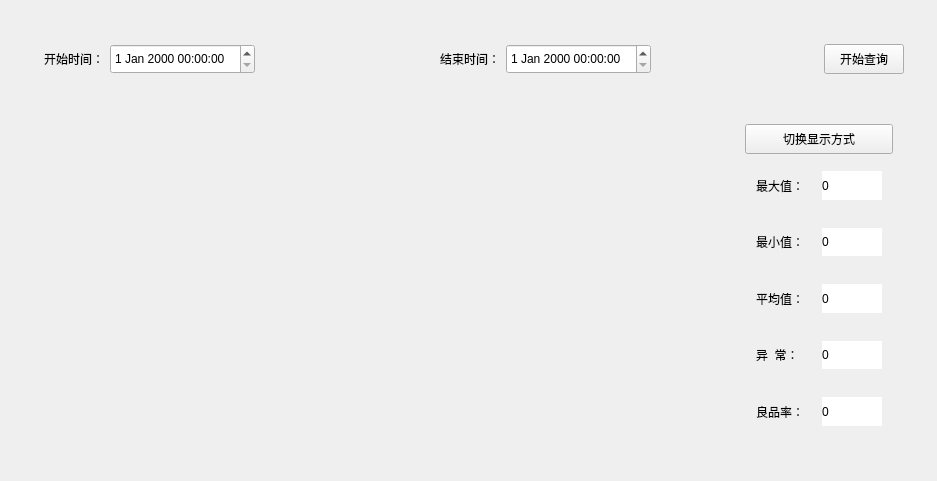
<?xml version="1.0" encoding="UTF-8"?>
<ui version="4.0">
 <class>HistoricalQueryMainWindow</class>
 <widget class="QMainWindow" name="HistoricalQueryMainWindow">
  <property name="geometry">
   <rect>
    <x>0</x>
    <y>0</y>
    <width>937</width>
    <height>481</height>
   </rect>
  </property>
  <property name="windowTitle">
   <string>历史查询分析</string>
  </property>
  <widget class="QWidget" name="centralWidget">
   <layout class="QGridLayout" name="gridLayout_2">
    <item row="0" column="0">
     <widget class="QWidget" name="widget" native="true">
      <layout class="QGridLayout" name="gridLayout">
       <item row="0" column="0">
        <widget class="QWidget" name="time_widget" native="true">
         <layout class="QHBoxLayout" name="horizontalLayout_3">
          <item>
           <widget class="QWidget" name="begin_widget" native="true">
            <layout class="QHBoxLayout" name="horizontalLayout">
             <item>
              <widget class="QLabel" name="begin_label">
               <property name="text">
                <string>开始时间：</string>
               </property>
              </widget>
             </item>
             <item>
              <widget class="QDateTimeEdit" name="begin_dateTimeEdit">
               <property name="minimumSize">
                <size>
                 <width>0</width>
                 <height>30</height>
                </size>
               </property>
              </widget>
             </item>
            </layout>
           </widget>
          </item>
          <item>
           <spacer name="horizontalSpacer">
            <property name="orientation">
             <enum>Qt::Horizontal</enum>
            </property>
            <property name="sizeHint" stdset="0">
             <size>
              <width>26</width>
              <height>20</height>
             </size>
            </property>
           </spacer>
          </item>
          <item>
           <widget class="QWidget" name="end_widget" native="true">
            <layout class="QHBoxLayout" name="horizontalLayout_2">
             <item>
              <widget class="QLabel" name="end_label">
               <property name="text">
                <string>结束时间：</string>
               </property>
              </widget>
             </item>
             <item>
              <widget class="QDateTimeEdit" name="end_dateTimeEdit">
               <property name="minimumSize">
                <size>
                 <width>0</width>
                 <height>30</height>
                </size>
               </property>
              </widget>
             </item>
            </layout>
           </widget>
          </item>
          <item>
           <spacer name="horizontalSpacer_2">
            <property name="orientation">
             <enum>Qt::Horizontal</enum>
            </property>
            <property name="sizeHint" stdset="0">
             <size>
              <width>26</width>
              <height>20</height>
             </size>
            </property>
           </spacer>
          </item>
          <item>
           <widget class="QPushButton" name="pushButton">
            <property name="minimumSize">
             <size>
              <width>0</width>
              <height>30</height>
             </size>
            </property>
            <property name="text">
             <string>开始查询</string>
            </property>
           </widget>
          </item>
         </layout>
        </widget>
       </item>
       <item row="1" column="0">
        <widget class="QWidget" name="data_widget" native="true">
         <property name="minimumSize">
          <size>
           <width>0</width>
           <height>300</height>
          </size>
         </property>
         <layout class="QGridLayout" name="gridLayout_3">
          <item row="1" column="0">
           <widget class="QWidget" name="graphicswidget" native="true">
            <property name="minimumSize">
             <size>
              <width>520</width>
              <height>0</height>
             </size>
            </property>
            <layout class="QGridLayout" name="gridLayout_4">
             <item row="0" column="0">
              <widget class="QStackedWidget" name="stackedWidget">
               <property name="currentIndex">
                <number>1</number>
               </property>
               <widget class="QWidget" name="page">
                <layout class="QGridLayout" name="gridLayout_5">
                 <item row="0" column="0">
                  <widget class="QTableView" name="tableView"/>
                 </item>
                </layout>
               </widget>
               <widget class="QWidget" name="page_2">
                <layout class="QGridLayout" name="gridLayout_6">
                 <item row="0" column="0">
                  <widget class="QChartView" name="chartView" native="true"/>
                 </item>
                </layout>
               </widget>
              </widget>
             </item>
            </layout>
           </widget>
          </item>
          <item row="1" column="1">
           <widget class="QWidget" name="data_info_widget" native="true">
            <property name="minimumSize">
             <size>
              <width>170</width>
              <height>0</height>
             </size>
            </property>
            <layout class="QVBoxLayout" name="verticalLayout_2">
             <item>
              <layout class="QVBoxLayout" name="verticalLayout">
               <item>
                <widget class="QPushButton" name="changeBtn">
                 <property name="minimumSize">
                  <size>
                   <width>0</width>
                   <height>30</height>
                  </size>
                 </property>
                 <property name="text">
                  <string>切换显示方式</string>
                 </property>
                </widget>
               </item>
               <item>
                <widget class="QWidget" name="widget_2" native="true">
                 <layout class="QHBoxLayout" name="horizontalLayout_4">
                  <item>
                   <widget class="QLabel" name="label">
                    <property name="minimumSize">
                     <size>
                      <width>0</width>
                      <height>0</height>
                     </size>
                    </property>
                    <property name="text">
                     <string>最大值：</string>
                    </property>
                   </widget>
                  </item>
                  <item>
                   <widget class="QLabel" name="max_label">
                    <property name="minimumSize">
                     <size>
                      <width>0</width>
                      <height>0</height>
                     </size>
                    </property>
                    <property name="styleSheet">
                     <string notr="true">background-color: rgb(255, 255, 255);</string>
                    </property>
                    <property name="text">
                     <string>0</string>
                    </property>
                   </widget>
                  </item>
                 </layout>
                </widget>
               </item>
               <item>
                <widget class="QWidget" name="widget_3" native="true">
                 <layout class="QHBoxLayout" name="horizontalLayout_5">
                  <item>
                   <widget class="QLabel" name="label_2">
                    <property name="text">
                     <string>最小值：</string>
                    </property>
                   </widget>
                  </item>
                  <item>
                   <widget class="QLabel" name="min_label">
                    <property name="styleSheet">
                     <string notr="true">background-color: rgb(255, 255, 255);</string>
                    </property>
                    <property name="text">
                     <string>0</string>
                    </property>
                   </widget>
                  </item>
                 </layout>
                </widget>
               </item>
               <item>
                <widget class="QWidget" name="widget_4" native="true">
                 <layout class="QHBoxLayout" name="horizontalLayout_6">
                  <item>
                   <widget class="QLabel" name="label_3">
                    <property name="text">
                     <string>平均值：</string>
                    </property>
                   </widget>
                  </item>
                  <item>
                   <widget class="QLabel" name="avg_label">
                    <property name="styleSheet">
                     <string notr="true">background-color: rgb(255, 255, 255);</string>
                    </property>
                    <property name="text">
                     <string>0</string>
                    </property>
                   </widget>
                  </item>
                 </layout>
                </widget>
               </item>
               <item>
                <widget class="QWidget" name="widget_5" native="true">
                 <layout class="QHBoxLayout" name="horizontalLayout_7">
                  <item>
                   <widget class="QLabel" name="label_4">
                    <property name="text">
                     <string>异  常：</string>
                    </property>
                   </widget>
                  </item>
                  <item>
                   <widget class="QLabel" name="anomaly_label">
                    <property name="styleSheet">
                     <string notr="true">background-color: rgb(255, 255, 255);</string>
                    </property>
                    <property name="text">
                     <string>0</string>
                    </property>
                   </widget>
                  </item>
                 </layout>
                </widget>
               </item>
               <item>
                <widget class="QWidget" name="widget_6" native="true">
                 <layout class="QHBoxLayout" name="horizontalLayout_8">
                  <item>
                   <widget class="QLabel" name="label_5">
                    <property name="text">
                     <string>良品率：</string>
                    </property>
                   </widget>
                  </item>
                  <item>
                   <widget class="QLabel" name="yield_label">
                    <property name="styleSheet">
                     <string notr="true">background-color: rgb(255, 255, 255);</string>
                    </property>
                    <property name="text">
                     <string>0</string>
                    </property>
                   </widget>
                  </item>
                 </layout>
                </widget>
               </item>
              </layout>
             </item>
            </layout>
           </widget>
          </item>
         </layout>
        </widget>
       </item>
      </layout>
     </widget>
    </item>
   </layout>
  </widget>
 </widget>
 <layoutdefault spacing="6" margin="11"/>
 <customwidgets>
  <customwidget>
   <class>QChartView</class>
   <extends>QWidget</extends>
   <header location="global">qchartview.h</header>
   <container>1</container>
  </customwidget>
 </customwidgets>
 <resources/>
 <connections/>
</ui>
